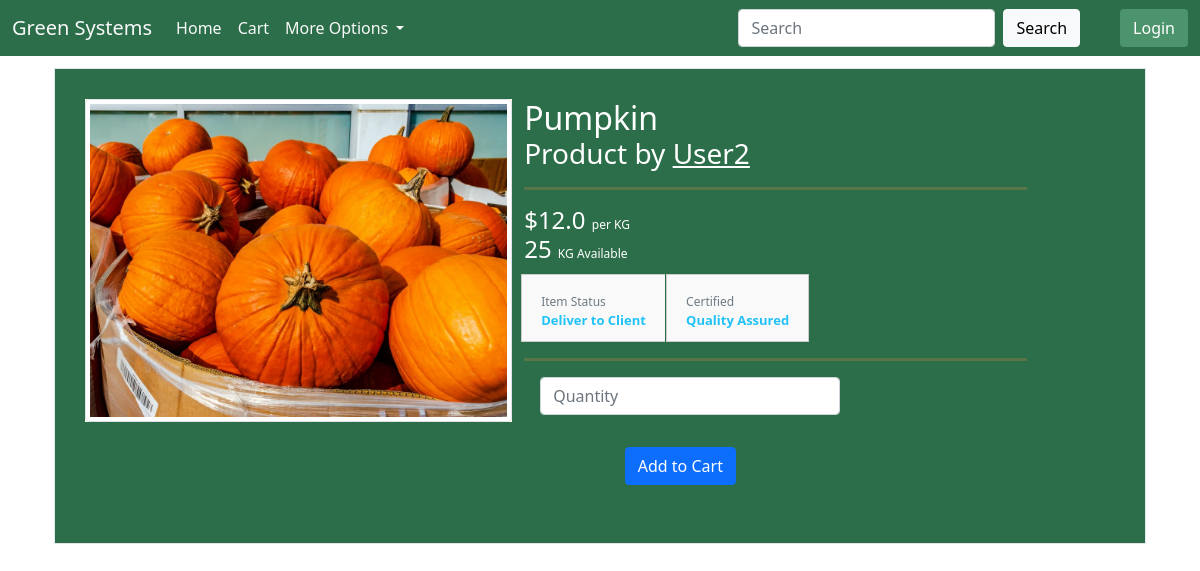
The page /item_details/3 on the database as committed earlier.
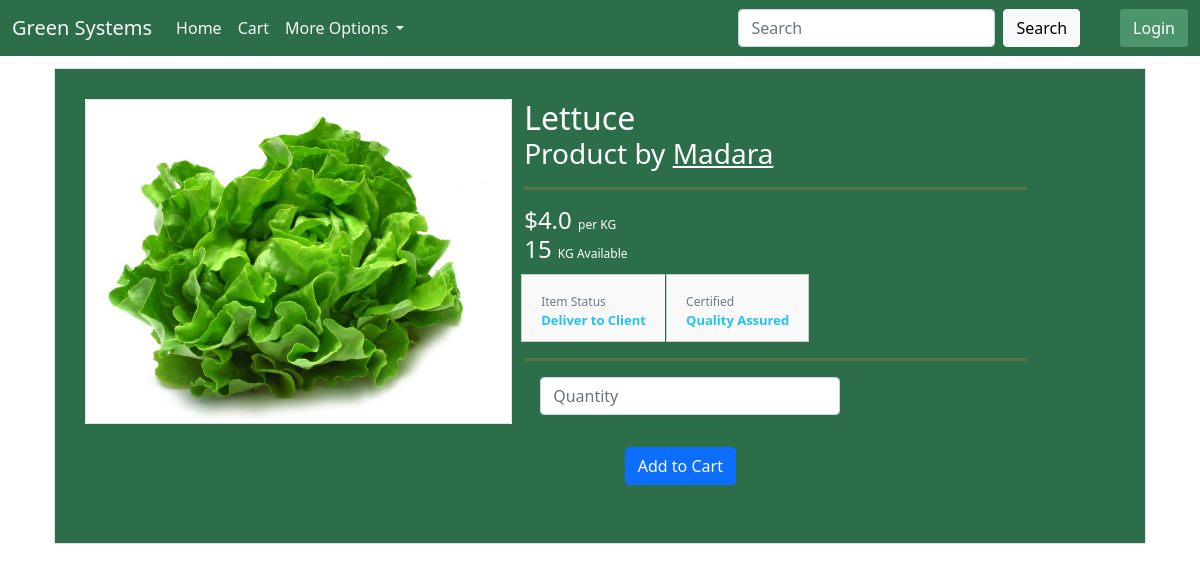
The same page on the database as committed later.
### main.py (models this page shows, shortened)
class Item(db.Model):
    id=db.Column(db.Integer,primary_key=True)
    user_id=db.Column(db.Integer,db.ForeignKey('user.id'))
    name=db.Column(db.String,nullable=False)
    image=db.Column(db.String,nullable=False)
    quantity=db.Column(db.Integer,nullable=False)
    price=db.Column(db.Float,nullable=False)
    delivery=db.Column(db.String,nullable=False)

class User(db.Model,UserMixin):
    id=db.Column(db.Integer,primary_key=True)
    username=db.Column(db.String,unique=True,nullable=False)
    pfp=db.Column(db.String,nullable=False)
    email=db.Column(db.String,unique=True,nullable=False)
    phone_number=db.Column(db.Integer,unique=True)
    password=db.Column(db.String,nullable=False)
    longtitude=db.Column(db.Float,nullable=False)
    latitude=db.Column(db.Float,nullable=False)
    items=db.relationship('Item',backref='user')
    cart=db.relationship('Cart',backref='user')

### main.py (the view)
@app.route('/item_details/<int:id>',methods=['GET'])
def item_details(id):
    item=Item.query.get(id)
    return render_template('item_details.html',item=item)

### main.py
class SearchForm(FlaskForm):
    Search=StringField("Search",validators=[DataRequired()])
    submit=SubmitField("Search")

### main.py (called while the page is built)
@app.context_processor
def base():
    form=SearchForm()
    return dict(form=form)

### templates/item_details.html (shortened to what this page needs)
{% extends 'layout.html' %}
{% block content%}
<link href="https://maxcdn.bootstrapcdn.com/font-awesome/4.3.0/css/font-awesome.min.css" rel="stylesheet" />
<div class="container">
    <div class="product-content product-wrap clearfix product-deatil" style="background-color: #2c6e49">
        <div class="row">
            <div class="col-md-5 col-sm-12 col-xs-12">
                <div class="product-image">
                    <div id="myCarousel-2" class="carousel slide">
                        <div class="carousel-inner" style="background-color: #fefee3">
                            <div class="item">
                                <img src="/static/item_images/{{item.image}}" class="mx-auto img-thumbnail" alt="{{item.name}}" />
                            </div>
                        </div>
                    </div>
                </div>
            </div>
            <div class="col-md-6 col-md-offset-1 col-sm-12 col-xs-12" style="background-color: #2c6e49">
                <h2 class="name" style="color:white">
                    {{item.name}}
                    <small style="color: white">Product by <a href="/get_user_items/{{item.user.id}}" style="color:white ">{{item.user.username}}</a></small>
                </h2>
                <hr class="solid">
                <h3 class="price-container" style="color: white">
                    ${{item.price}}
                    <small style="color: white">per KG</small>
                </h3>
                <h3 class="price-container" style="color: white">
                    {{item.quantity}}
                    <small style="color: white">KG Available</small>
                </h3>
                <div class="certified">
                    <ul>
                        <li>
                            <a href="javascript:void(0);">Item Status<span>{{item.delivery}}</span></a>
                        </li>
                        <li>
                            <a href="javascript:void(0);">Certified<span>Quality Assured</span></a>
                        </li>
                    </ul>
                </div>
                <hr class="solid">
                <form class="form-inline"  method="POST" action="/add_to_cart/{{item.id}}">
                    <div class="form-group mx-sm-3 mb-2">
                      <input type="number" style="width: 300px;" min="1" max="{{item.quantity}}" class="form-control" id="quantity" name="quantity" placeholder="Quantity">
                    </div>
                    <div style="margin-left: 20%;">
                    <button type="submit" class="btn btn-primary mb-2">Add to Cart</button>
                    </div>
                </form>
                </div>
            </div>
        </div>
    </div>
</div>
{%endblock%}

Rows that differ between the two databases and show on the page:
removed User: user.username "User2"
changed Item "Deliver to Client": image: a different picture; name "Pumpkin" → "Lettuce"; price "12.0" → "4.0"; quantity "25" → "15"
now on this page (row edited): User: user.username "Madara"
